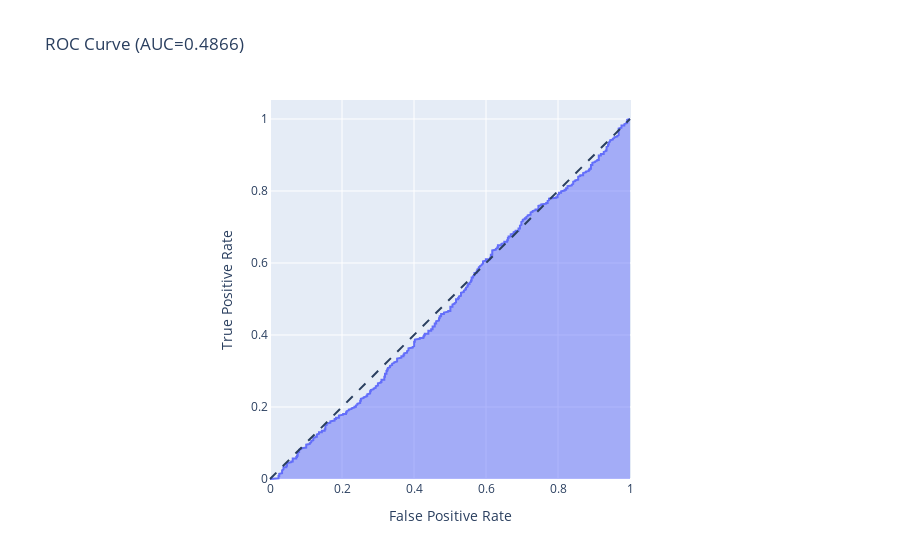

This figure's notebook cell:
### Code cell
import plotly.express as px

fig = px.area(
    x=fpr, y=tpr,
    title=f'ROC Curve (AUC={metrics.auc(fpr, tpr):.4f})',
    labels=dict(x='False Positive Rate', y='True Positive Rate'),
    # width=1000, height=500
)
fig.add_shape(
    type='line', line=dict(dash='dash'),
    x0=0, x1=1, y0=0, y1=1
)
fig.update_layout(autosize=True)

fig.update_yaxes(scaleanchor="x", scaleratio=1)
fig.update_xaxes(constrain='domain')
fig.show()

### Figure 1 — Plotly figure (JSON) as saved in the notebook; plotly's stock layout.template omitted (floating-point values rounded to 4 significant figures; data arrays with more than 128 entries replaced by an {"elided": "..."} marker saying what was removed)
{"data": [{"fillpattern": {"shape": ""}, "hovertemplate": "False Positive Rate=%{x}<br>True Positive Rate=%{y}<extra></extra>", "legendgroup": "", "line": {"color": "#636efa"}, "marker": {"symbol": "circle"}, "mode": "lines", "name": "", "orientation": "v", "showlegend": false, "stackgroup": "1", "type": "scatter", "x": {"elided": "516 float values"}, "xaxis": "x", "y": {"elided": "516 float values"}, "yaxis": "y"}], "layout": {"autosize": true, "legend": {"tracegroupgap": 0}, "shapes": [{"line": {"dash": "dash"}, "type": "line", "x0": 0, "x1": 1, "y0": 0, "y1": 1}], "title": {"text": "ROC Curve (AUC=0.4866)"}, "xaxis": {"anchor": "y", "constrain": "domain", "domain": [0, 1], "title": {"text": "False Positive Rate"}}, "yaxis": {"anchor": "x", "domain": [0, 1], "scaleanchor": "x", "scaleratio": 1, "title": {"text": "True Positive Rate"}}}}
